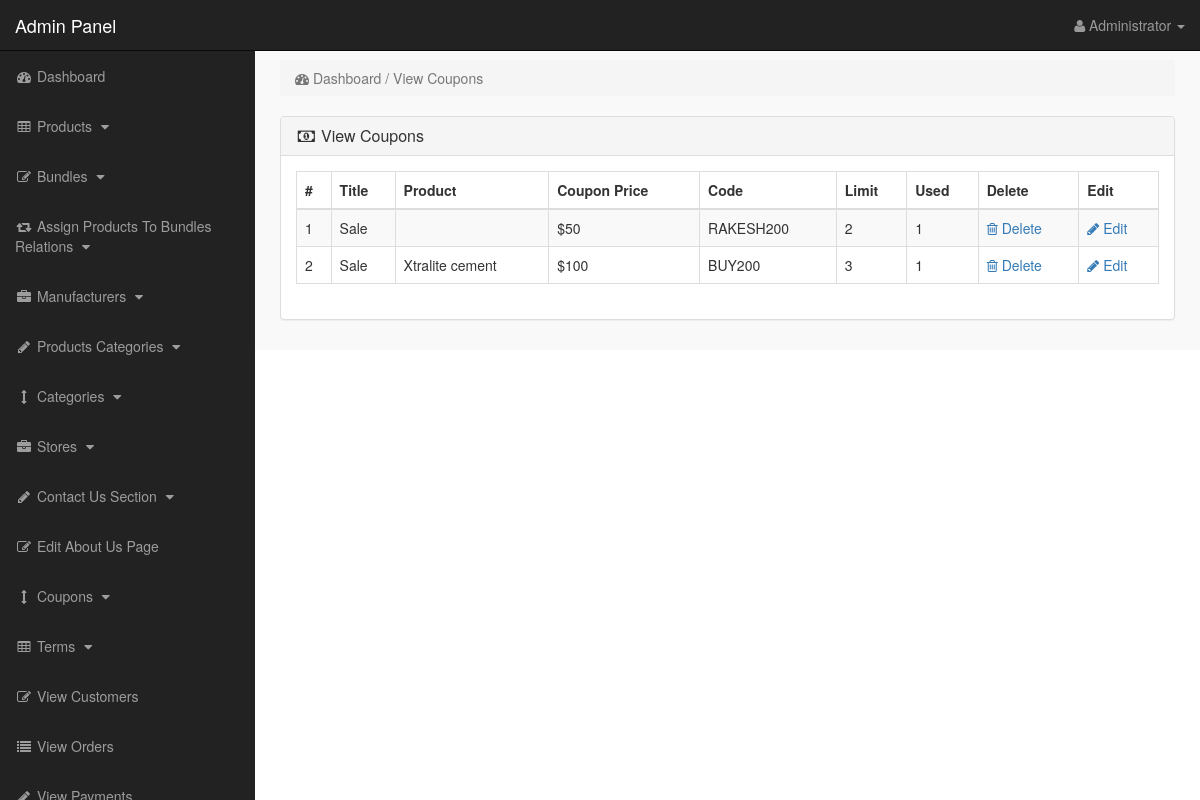
/admin_area/index.php?view_coupons (signed in), run on the app's committed database.
### tables this page shows
CREATE TABLE `coupons` (
  `coupon_id` int(10) NOT NULL,
  `product_id` int(10) NOT NULL,
  `coupon_title` varchar(255) NOT NULL,
  `coupon_price` varchar(255) NOT NULL,
  `coupon_code` varchar(255) NOT NULL,
  `coupon_limit` int(100) NOT NULL,
  `coupon_used` int(100) NOT NULL
);

CREATE TABLE `products` (
  `product_id` int(10) NOT NULL,
  `p_cat_id` int(10) NOT NULL,
  `cat_id` int(10) NOT NULL,
  `manufacturer_id` int(10) NOT NULL,
  `date` timestamp NOT NULL DEFAULT CURRENT_TIMESTAMP ON UPDATE CURRENT_TIMESTAMP,
  `product_title` text NOT NULL,
  `product_url` text NOT NULL,
  `product_img1` text NOT NULL,
  `product_img2` text NOT NULL,
  `product_img3` text NOT NULL,
  `product_price` int(10) NOT NULL,
  `product_psp_price` int(100) NOT NULL,
  `product_desc` text NOT NULL,
  `product_features` text NOT NULL,
  `product_video` text NOT NULL,
  `product_keywords` text NOT NULL,
  `product_label` text NOT NULL,
  `status` varchar(255) NOT NULL
);

### admin_area/view_coupons.php (the view)
<?php
if(!isset($_SESSION['admin_email'])){
echo "<script>window.open('login.php','_self')</script>";
}
else {
?>
<div class="row">
<div class="col-lg-12">
<ol class="breadcrumb">
<li class="active">
<i class="fa fa-dashboard"></i> Dashboard / View Coupons
</li>
</ol>
</div>
</div>
<div class="row" >
<div class="col-lg-12" >
<div class="panel panel-default">
<div class="panel-heading">
<h3 class="panel-title">
<i class="fa fa-money fa-fw"></i> View Coupons
</h3>
</div>
<div class="panel-body">
<div class="table-responsive">
<table class="table table-bordered table-hover table-striped">
<thead>
<tr>
<th>#</th>
<th>Title  </th>
<th>Product  </th>
<th>Coupon Price  </th>
<th>Code  </th>
<th>Limit  </th>
<th>Used  </th>
<th>Delete  </th>
<th>Edit  </th>
</tr>
</thead>
<tbody>
<?php
$i = 0;
$get_coupons = "select * from coupons";
$run_coupons = mysqli_query($con,$get_coupons);
while($row_coupons = mysqli_fetch_array($run_coupons)){
$coupon_id = $row_coupons['coupon_id'];
$product_id = $row_coupons['product_id'];
$coupon_title = $row_coupons['coupon_title'];
$coupon_price = $row_coupons['coupon_price'];
$coupon_code = $row_coupons['coupon_code'];
$coupon_limit = $row_coupons['coupon_limit'];
$coupon_used = $row_coupons['coupon_used'];
$get_products = "select * from products where product_id='$product_id'";
$run_products = mysqli_query($con,$get_products);
$row_products = mysqli_fetch_array($run_products);
$product_title = $row_products['product_title'];
$i++;
?>
<tr>
<td><?php echo $i; ?></td>
<td><?php echo $coupon_title; ?></td>
<td><?php echo $product_title; ?></td>
<td><?php echo "$$coupon_price"; ?></td>
<td><?php echo $coupon_code; ?></td>
<td><?php echo $coupon_limit; ?></td>
<td><?php echo $coupon_used; ?></td>
<td>
<a href="index.php?delete_coupon=<?php echo $coupon_id; ?>">
<i class="fa fa-trash-o"></i> Delete
</a>
</td>
<td>
<a href="index.php?edit_coupon=<?php echo $coupon_id; ?>">
<i class="fa fa-pencil"></i> Edit
</a>
</td>
</tr>
<?php } ?>
</tbody>
</table>
</div>
</div>
</div>
</div>
</div>
<?php } ?>

### admin_area/includes/sidebar.php (shortened to what this page needs)
<?php
if(!isset($_SESSION['admin_email'])){
echo "<script>window.open('login.php','_self')</script>";
}
else {
?>
<nav class="navbar navbar-inverse navbar-fixed-top" >
<div class="navbar-header" >
<a class="navbar-brand" href="index.php?dashboard" >Admin Panel</a>
</div>
<ul class="nav navbar-right top-nav" >
<li class="dropdown" >
<a href="#" class="dropdown-toggle" data-toggle="dropdown" >
<i class="fa fa-user" ></i>
<?php echo $admin_name; ?> <b class="caret" ></b>
</a>
</li>
</ul>
<div class="collapse navbar-collapse navbar-ex1-collapse">
<ul class="nav navbar-nav side-nav">
<li>
<a href="index.php?dashboard">
<i class="fa fa-fw fa-dashboard"></i> Dashboard
</a>
</li>
<li>
<a href="#" data-toggle="collapse" data-target="#products">
<i class="fa fa-fw fa-table"></i> Products
<i class="fa fa-fw fa-caret-down"></i>
</a>
</li>
<li>
<a href="#" data-toggle="collapse" data-target="#bundles">
<i class="fa fa-fw fa-edit"></i> Bundles
<i class="fa fa-fw fa-caret-down"></i>
</a>
</li>
<li>
<a href="#" data-toggle="collapse" data-target="#relations">
<i class="fa fa-fw fa-retweet"></i> Assign Products To Bundles Relations
<i class="fa fa-fw fa-caret-down"></i>
</a>
</li>
<li>
<a href="#" data-toggle="collapse" data-target="#manufacturers">
<i class="fa fa-fw fa-briefcase"></i> Manufacturers
<i class="fa fa-fw fa-caret-down"></i>
</a>
</li>
<li>
<a href="#" data-toggle="collapse" data-target="#p_cat">
<i class="fa fa-fw fa-pencil"></i> Products Categories
<i class="fa fa-fw fa-caret-down"></i>
</a>
</li>
<li>
<a href="#" data-toggle="collapse" data-target="#cat">
<i class="fa fa-fw fa-arrows-v"></i> Categories
<i class="fa fa-fw fa-caret-down"></i>
</a>
</li>
<li>
<a href="#" data-toggle="collapse" data-target="#store">
<i class="fa fa-fw fa-briefcase"></i> Stores
<i class="fa fa-fw fa-caret-down"></i>
</a>
</li>
<li>
<a href="#" data-toggle="collapse" data-target="#contact_us">
<i class="fa fa-fw fa-pencil"> </i> Contact Us Section
<i class="fa fa-fw fa-caret-down"></i>
</a>
</li>
<li>
<a href="index.php?edit_about_us">
<i class="fa fa-fw fa-edit"></i> Edit About Us Page
</a>
</li>
<li>
<a href="#" data-toggle="collapse" data-target="#coupons">
<i class="fa fa-fw fa-arrows-v"></i> Coupons
<i class="fa fa-fw fa-caret-down"></i>
</a>
</li>
<li>
<a href="#" data-toggle="collapse" data-target="#terms" >
<i class="fa fa-fw fa-table"></i> Terms
<i class="fa fa-fw fa-caret-down"></i>
</a>
</li>
<li>
<a href="index.php?view_customers">
<i class="fa fa-fw fa-edit"></i> View Customers
</a>
</li>
<li>
<a href="index.php?view_orders">
<i class="fa fa-fw fa-list"></i> View Orders
</a>
</li>
<li>
<a href="index.php?view_payments">
<i class="fa fa-fw fa-pencil"></i> View Payments
</a>
</li>
</ul>
</div>
</nav>
<?php } ?>

### admin_area/css/style.css (style rules this page uses)
body { margin-top:100px; }
@media (min-width: 768px) { body { margin-top:50px; } }
.top-nav { padding:0 15px; }
.top-nav>li { display:inline-block; float:left; }
.top-nav>li>a { padding-top:15px; padding-bottom:15px; line-height:20px; color:#999; }
@media (min-width: 768px) { .side-nav { position:fixed; top:51px; width:255px; border-radius:0; overflow-y:auto; background-color: #222; bottom:0; overflow-x:hidden; padding-bottom:40px; } }
@media (min-width: 768px) { .side-nav>li>a { width:255px; } }
.panel-body { border-radius:5px; }

### data on the page
coupons: coupon_title "Sale", coupon_price "50", coupon_code "RAKESH200", coupon_limit "2", coupon_used "1"
coupons: coupon_title "Sale", product.product_title "Xtralite cement", coupon_price "100", coupon_code "BUY200", coupon_limit "3", coupon_used "1"

### other printed values
$admin_name "Administrator"
